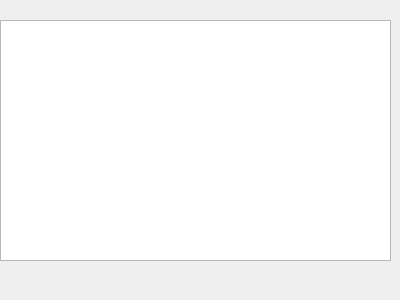
<?xml version="1.0" encoding="UTF-8"?>
<ui version="4.0">
 <class>Widget</class>
 <widget class="QWidget" name="Widget">
  <property name="geometry">
   <rect>
    <x>0</x>
    <y>0</y>
    <width>400</width>
    <height>300</height>
   </rect>
  </property>
  <property name="windowTitle">
   <string>Widget</string>
  </property>
  <widget class="QTextBrowser" name="textread">
   <property name="geometry">
    <rect>
     <x>0</x>
     <y>20</y>
     <width>391</width>
     <height>241</height>
    </rect>
   </property>
  </widget>
 </widget>
 <layoutdefault spacing="6" margin="11"/>
 <resources/>
 <connections/>
</ui>
